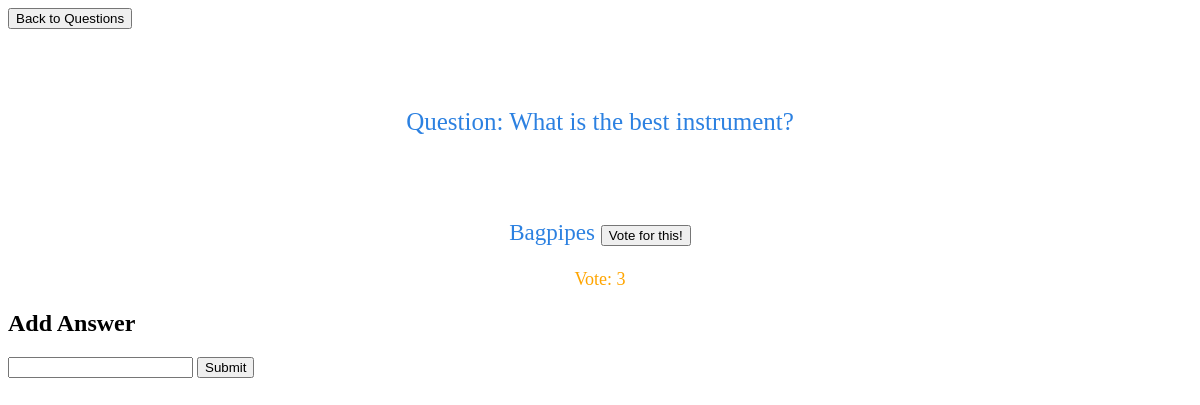
The app's page /answer_page/2 with its own data.
### ratifyApp/models.py (models this page shows, shortened)
class Question(models.Model):
	question_text = models.CharField(max_length=200)

class Answer(models.Model):
	question = models.ForeignKey(Question, on_delete=models.CASCADE)
	answer_text = models.CharField(max_length=200)
	num_votes = models.IntegerField(default=0)

### ratifyApp/views.py (the view)
# urls.py: url(r'^answer_page/(?P<question_id>[0-9]+)', views.answer, name="answer"),
def answer(request, question_id):
	question = Question.objects.get(pk=question_id)
	answers = Answer.objects.filter(question_id=question_id)
	context = {"question_text" : question.question_text, "answers" : answers}
	return render(request,"answer_page.html", context)

### ratifyApp/templates/answer_page.html (shortened to what this page needs)
<!DOCTYPE>
<html>
<head>
  {% load static %}
  <link rel="stylesheet" href="{% static 'answer_style.css' %}">
</head>
<body>
<button onClick="go_to_questions()">Back to Questions</button>
<br></br>
<br></br>
<p class="p1">Question: {{question_text}}</p>
<br></br>
<div>
{% for answer in answers %}
	<p class="p2">{{answer.answer_text}}
    <button id="{{answer.pk}}" onClick="vote(this.id)">Vote for this!</button>
  <p class="p3" id="{{answer.num_votes}}">Vote: {{answer.num_votes}}</p>
{% endfor %}
</div>
<h2>Add Answer</h2>
<input id="new_answer_input" type="text" name="answer_text">
<button onClick="add_answer()">Submit</button>
</body>
</html>

### ratifyApp/static/answer_style.css (style rules this page uses)
p.p1 { color: #2c81e1; font-size: 25px; text-align: center; }
p.p2 { color: #2c81e1; font-size: 23px; text-align: center; }
p.p3 { color: #ffa500; font-size: 18px; text-align: center; }

### records on screen
Question: question_text "What is the best instrument?"
Answer: answer_text "Bagpipes", num_votes "3"
